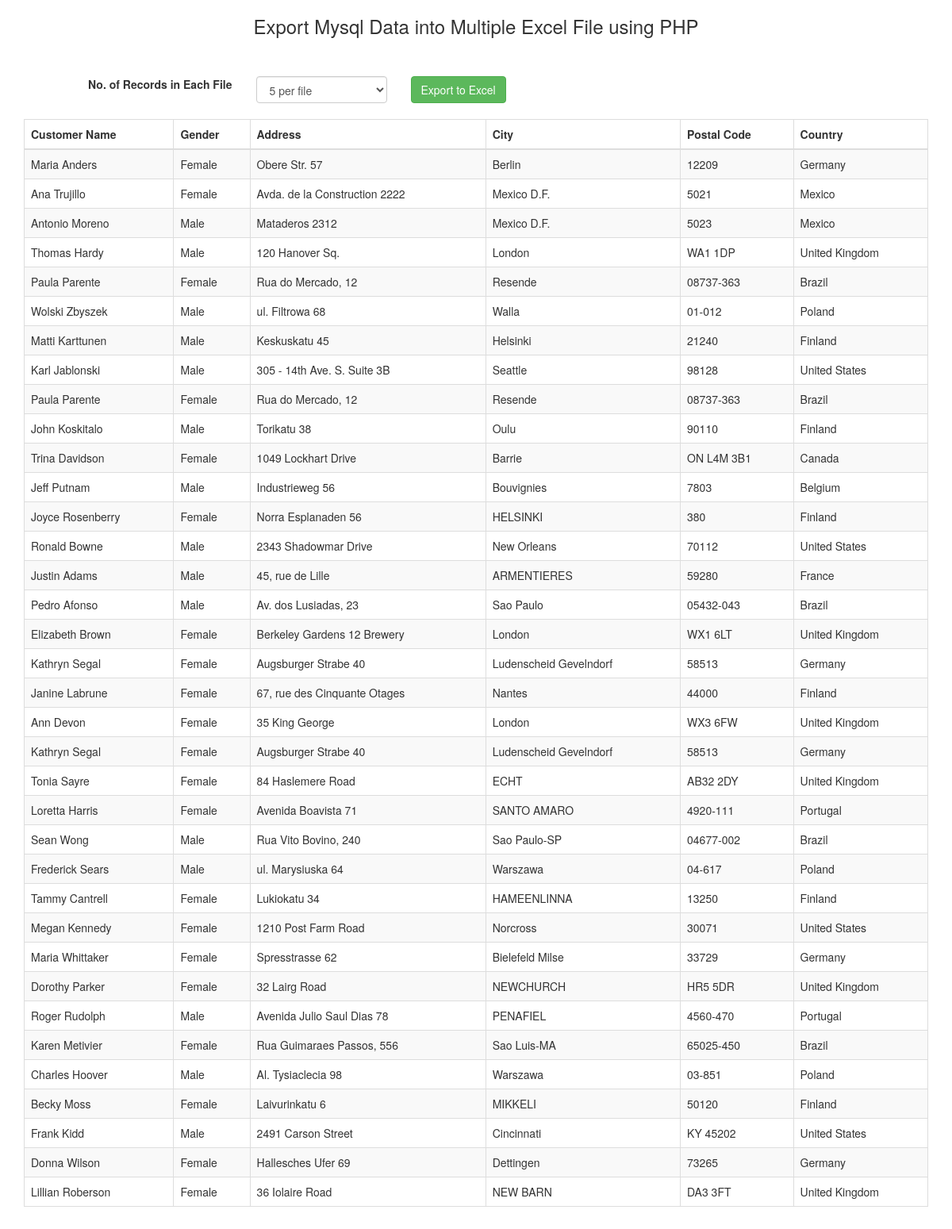
The page / on the database its author committed.
### tables this page shows
CREATE TABLE `tbl_customer` (
  `CustomerID` int(11) NOT NULL,
  `CustomerName` varchar(250) NOT NULL,
  `Gender` varchar(30) NOT NULL,
  `Address` text NOT NULL,
  `City` varchar(250) NOT NULL,
  `PostalCode` varchar(30) NOT NULL,
  `Country` varchar(100) NOT NULL
);

### index.php (the view, shortened to what this page needs)
<?php
$connect = new PDO("mysql:host=localhost;dbname=test","root", "");
$query = "SELECT * FROM tbl_customer ORDER BY CustomerID";
$statement = $connect->prepare($query);
$statement->execute();
$result = $statement->fetchAll();
?>
<!doctype html>
<html>
<head>
    <link rel="stylesheet" href="https://maxcdn.bootstrapcdn.com/bootstrap/3.3.6/css/bootstrap.min.css" />
</head>
<body>
<div class="container box">
    <h3 align="center">Export Mysql Data into Multiple Excel File using PHP</h3>
    <br />
    <br />
    <form method="post">
        <div class="row">
            <div class="col-md-3" align="right"><label>No. of Records in Each File</label></div>
            <div class="col-md-2">
                <select name="records_no" class="form-control">
                    <option value="5">5 per file</option>
                </select>
            </div>
            <div class="col-md-2">
                <input type="submit" name="export" class="btn btn-success" value="Export to Excel" />
            </div>
            <div class="col-md-5">
            </div>
        </div>
    </form>
    <br />
    <div class="table-responsive">
        <table id="customer_data" class="table table-bordered table-striped">
            <thead>
            <tr>
                <th>Customer Name</th>
                <th>Gender</th>
                <th>Address</th>
                <th>City</th>
                <th>Postal Code</th>
                <th>Country</th>
            </tr>
            </thead>
            <tbody>
            <?php
            foreach($result as $row)
            {
                echo '
      <tr>
       <td>'.$row["CustomerName"].'</td>
       <td>'.$row["Gender"].'</td>
       <td>'.$row["Address"].'</td>
       <td>'.$row["City"].'</td>
       <td>'.$row["PostalCode"].'</td>
       <td>'.$row["Country"].'</td>
      </tr>
      ';
            }
            ?>
            </tbody>
        </table>
    </div>
</div>
<br />
<br />
</body>
</html>

### rows shown on the page
tbl_customer: CustomerName "Maria Anders", Gender "Female", Address "Obere Str. 57", City "Berlin", PostalCode "12209", Country "Germany"
tbl_customer: CustomerName "Ana Trujillo", Gender "Female", Address "Avda. de la Construction 2222", City "Mexico D.F.", PostalCode "5021", Country "Mexico"
tbl_customer: CustomerName "Antonio Moreno", Gender "Male", Address "Mataderos 2312", City "Mexico D.F.", PostalCode "5023", Country "Mexico"
tbl_customer: CustomerName "Thomas Hardy", Gender "Male", Address "120 Hanover Sq.", City "London", PostalCode "WA1 1DP", Country "United Kingdom"
tbl_customer: CustomerName "Paula Parente", Gender "Female", Address "Rua do Mercado, 12", City "Resende", PostalCode "08737-363", Country "Brazil"
tbl_customer: CustomerName "Wolski Zbyszek", Gender "Male", Address "ul. Filtrowa 68", City "Walla", PostalCode "01-012", Country "Poland"
tbl_customer: CustomerName "Matti Karttunen", Gender "Male", Address "Keskuskatu 45", City "Helsinki", PostalCode "21240", Country "Finland"
tbl_customer: CustomerName "Karl Jablonski", Gender "Male", Address "305 - 14th Ave. S. Suite 3B", City "Seattle", PostalCode "98128", Country "United States"
tbl_customer: CustomerName "Paula Parente", Gender "Female", Address "Rua do Mercado, 12", City "Resende", PostalCode "08737-363", Country "Brazil"
tbl_customer: CustomerName "John Koskitalo", Gender "Male", Address "Torikatu 38", City "Oulu", PostalCode "90110", Country "Finland"
tbl_customer: CustomerName "Trina Davidson", Gender "Female", Address "1049 Lockhart Drive", City "Barrie", PostalCode "ON L4M 3B1", Country "Canada"
tbl_customer: CustomerName "Jeff Putnam", Gender "Male", Address "Industrieweg 56", City "Bouvignies", PostalCode "7803", Country "Belgium"
tbl_customer: CustomerName "Joyce Rosenberry", Gender "Female", Address "Norra Esplanaden 56", City "HELSINKI", PostalCode "380", Country "Finland"
tbl_customer: CustomerName "Ronald Bowne", Gender "Male", Address "2343 Shadowmar Drive", City "New Orleans", PostalCode "70112", Country "United States"
tbl_customer: CustomerName "Justin Adams", Gender "Male", Address "45, rue de Lille", City "ARMENTIERES", PostalCode "59280", Country "France"
tbl_customer: CustomerName "Pedro Afonso", Gender "Male", Address "Av. dos Lusiadas, 23", City "Sao Paulo", PostalCode "05432-043", Country "Brazil"
tbl_customer: CustomerName "Elizabeth Brown", Gender "Female", Address "Berkeley Gardens 12 Brewery", City "London", PostalCode "WX1 6LT", Country "United Kingdom"
tbl_customer: CustomerName "Kathryn Segal", Gender "Female", Address "Augsburger Strabe 40", City "Ludenscheid Gevelndorf", PostalCode "58513", Country "Germany"
tbl_customer: CustomerName "Janine Labrune", Gender "Female", Address "67, rue des Cinquante Otages", City "Nantes", PostalCode "44000", Country "Finland"
tbl_customer: CustomerName "Ann Devon", Gender "Female", Address "35 King George", City "London", PostalCode "WX3 6FW", Country "United Kingdom"
tbl_customer: CustomerName "Kathryn Segal", Gender "Female", Address "Augsburger Strabe 40", City "Ludenscheid Gevelndorf", PostalCode "58513", Country "Germany"
tbl_customer: CustomerName "Tonia Sayre", Gender "Female", Address "84 Haslemere Road", City "ECHT", PostalCode "AB32 2DY", Country "United Kingdom"
tbl_customer: CustomerName "Loretta Harris", Gender "Female", Address "Avenida Boavista 71", City "SANTO AMARO", PostalCode "4920-111", Country "Portugal"
tbl_customer: CustomerName "Sean Wong", Gender "Male", Address "Rua Vito Bovino, 240", City "Sao Paulo-SP", PostalCode "04677-002", Country "Brazil"
tbl_customer: CustomerName "Frederick Sears", Gender "Male", Address "ul. Marysiuska 64", City "Warszawa", PostalCode "04-617", Country "Poland"
tbl_customer: CustomerName "Tammy Cantrell", Gender "Female", Address "Lukiokatu 34", City "HAMEENLINNA", PostalCode "13250", Country "Finland"
tbl_customer: CustomerName "Megan Kennedy", Gender "Female", Address "1210 Post Farm Road", City "Norcross", PostalCode "30071", Country "United States"
tbl_customer: CustomerName "Maria Whittaker", Gender "Female", Address "Spresstrasse 62", City "Bielefeld Milse", PostalCode "33729", Country "Germany"
tbl_customer: CustomerName "Dorothy Parker", Gender "Female", Address "32 Lairg Road", City "NEWCHURCH", PostalCode "HR5 5DR", Country "United Kingdom"
tbl_customer: CustomerName "Roger Rudolph", Gender "Male", Address "Avenida Julio Saul Dias 78", City "PENAFIEL", PostalCode "4560-470", Country "Portugal"
tbl_customer: CustomerName "Karen Metivier", Gender "Female", Address "Rua Guimaraes Passos, 556", City "Sao Luis-MA", PostalCode "65025-450", Country "Brazil"
tbl_customer: CustomerName "Charles Hoover", Gender "Male", Address "Al. Tysiaclecia 98", City "Warszawa", PostalCode "03-851", Country "Poland"
tbl_customer: CustomerName "Becky Moss", Gender "Female", Address "Laivurinkatu 6", City "MIKKELI", PostalCode "50120", Country "Finland"
tbl_customer: CustomerName "Frank Kidd", Gender "Male", Address "2491 Carson Street", City "Cincinnati", PostalCode "KY 45202", Country "United States"
tbl_customer: CustomerName "Donna Wilson", Gender "Female", Address "Hallesches Ufer 69", City "Dettingen", PostalCode "73265", Country "Germany"
tbl_customer: CustomerName "Lillian Roberson", Gender "Female", Address "36 Iolaire Road", City "NEW BARN", PostalCode "DA3 3FT", Country "United Kingdom"
